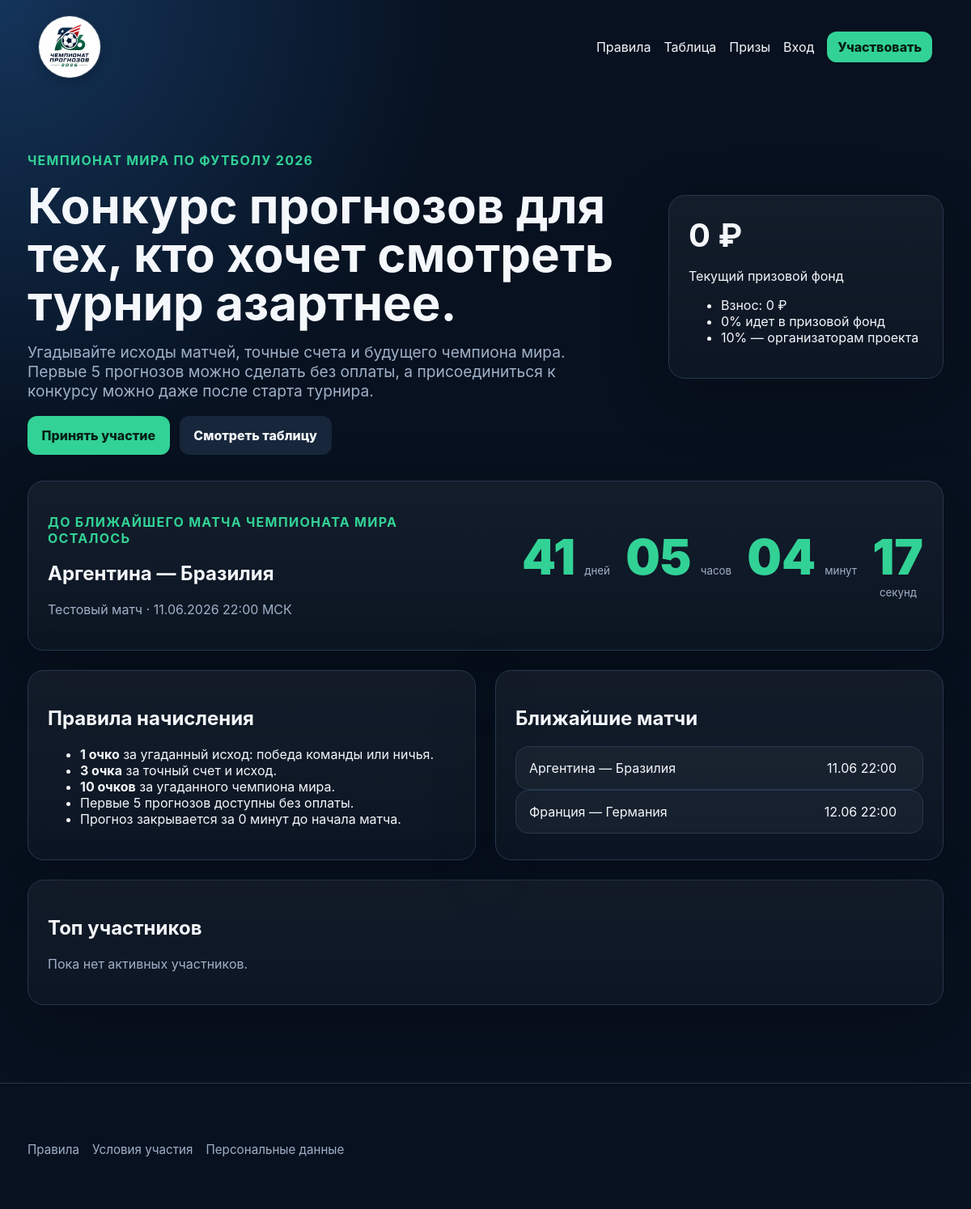
The page / on the database its author committed.
### tables this page shows
CREATE TABLE matches (
    id INT UNSIGNED AUTO_INCREMENT PRIMARY KEY,
    stage VARCHAR(120) NOT NULL,
    home_team_id INT UNSIGNED NOT NULL,
    away_team_id INT UNSIGNED NOT NULL,
    starts_at DATETIME NOT NULL,
    home_score TINYINT UNSIGNED NULL,
    away_score TINYINT UNSIGNED NULL,
    status ENUM('scheduled', 'live', 'finished') NOT NULL DEFAULT 'scheduled',
    created_at DATETIME NOT NULL,
    updated_at DATETIME NOT NULL,
    INDEX matches_starts_at_idx (starts_at),
    CONSTRAINT matches_home_team_fk FOREIGN KEY (home_team_id) REFERENCES teams(id),
    CONSTRAINT matches_away_team_fk FOREIGN KEY (away_team_id) REFERENCES teams(id)
);

CREATE TABLE teams (
    id INT UNSIGNED AUTO_INCREMENT PRIMARY KEY,
    name VARCHAR(120) NOT NULL UNIQUE,
    code VARCHAR(12) NULL UNIQUE,
    created_at DATETIME NOT NULL,
    updated_at DATETIME NOT NULL
);

### app/bootstrap.php (called while the page is built, shortened)
<?php
$config = require dirname(__DIR__) . '/config/config.php';
date_default_timezone_set($config['app']['timezone']);
function config(?string $key = null, $default = null)
{
    global $config;
    $value = $config;
    foreach (explode('.', $key) as $part) {
        if (!is_array($value) || !array_key_exists($part, $value)) {
            return $default;
        }
        $value = $value[$part];
    }
    return $value;
}
function db(): PDO
{
    static $pdo = null;
    if ($pdo instanceof PDO) {
        return $pdo;
    }
    $db = config('db');
    $dsn = sprintf(
        'mysql:host=%s;dbname=%s;charset=%s',
        $db['host'],
        $db['database'],
        $db['charset']
    );
    $pdo = new PDO($dsn, $db['username'], $db['password'], [
        PDO::ATTR_ERRMODE => PDO::ERRMODE_EXCEPTION,
        PDO::ATTR_DEFAULT_FETCH_MODE => PDO::FETCH_ASSOC,
        PDO::ATTR_EMULATE_PREPARES => false,
    ]);
    return $pdo;
}
function h(?string $value): string
{
    return htmlspecialchars((string) $value, ENT_QUOTES | ENT_SUBSTITUTE, 'UTF-8');
}
function path(): string
{
    $path = parse_url($_SERVER['REQUEST_URI'] ?? '/', PHP_URL_PATH) ?: '/';
    $scriptDir = rtrim(str_replace('\\', '/', dirname($_SERVER['SCRIPT_NAME'] ?? '')), '/');
    return '/' . trim($path, '/');
}
function request_method(): string
{
    return strtoupper($_SERVER['REQUEST_METHOD'] ?? 'GET');
}
function view(string $template, array $data = []): void
{
    require dirname(__DIR__) . '/views/partials/layout.php';
}
function current_user(): ?array
{
    if (empty($_SESSION['user_id'])) {
        return null;
    }
    $stmt = db()->prepare('SELECT * FROM users WHERE id = ? LIMIT 1');
    $stmt->execute([$_SESSION['user_id']]);
    $user = $stmt->fetch() ?: null;
    return $user;
}

### app/domain.php (called while the page is built, shortened)
<?php
function upcoming_matches(): array
{
    $stmt = db()->query(
        "SELECT m.*, ht.name AS home_team, at.name AS away_team
         FROM matches m
         JOIN teams ht ON ht.id = m.home_team_id
         JOIN teams at ON at.id = m.away_team_id
         ORDER BY m.starts_at ASC"
    );
    return $stmt->fetchAll();
}

### views/home.php (the view, shortened to what this page needs)
<section class="hero">
    <div>
        <p class="eyebrow">Чемпионат мира по футболу 2026</p>
        <h1>Конкурс прогнозов для тех, кто хочет смотреть турнир азартнее.</h1>
        <p class="lead">
            Угадывайте исходы матчей, точные счета и будущего чемпиона мира.
            Первые <?= (int) config('app.free_prediction_limit', 5) ?> прогнозов можно сделать без оплаты,
            а присоединиться к конкурсу можно даже после старта турнира.
        </p>
        <div class="actions">
            <a class="button" href="/register">Принять участие</a>
            <a class="button secondary" href="/leaderboard">Смотреть таблицу</a>
        </div>
    </div>
    <div class="card hero-card">
        <h2><?= number_format($prizePool, 0, ',', ' ') ?> ₽</h2>
        <p>Текущий призовой фонд</p>
        <ul>
            <li>Взнос: <?= (int) config('app.entry_fee_rub') ?> ₽</li>
            <li><?= (int) config('app.prize_pool_percent') ?>% идет в призовой фонд</li>
            <li>10% — организаторам проекта</li>
        </ul>
    </div>
</section>
<?php if ($nextMatch): ?>
    <section class="card countdown-card">
        <div>
            <p class="eyebrow">До ближайшего матча чемпионата мира осталось</p>
            <h2><?= h($nextMatch['home_team']) ?> — <?= h($nextMatch['away_team']) ?></h2>
            <p class="muted">
                <?= h($nextMatch['stage']) ?> · <?= h(date('d.m.Y H:i', strtotime($nextMatch['starts_at']))) ?> МСК
            </p>
        </div>
        <div
            class="countdown"
            data-countdown-target="<?= h(date('c', strtotime($nextMatch['starts_at']))) ?>"
        >
            <span data-days>0</span><small>дней</small>
            <span data-hours>00</span><small>часов</small>
            <span data-minutes>00</span><small>минут</small>
            <span data-seconds>00</span><small>секунд</small>
        </div>
    </section>
<?php endif; ?>
<section class="grid two">
    <div class="card">
        <h2>Правила начисления</h2>
        <ul class="rules">
            <li><strong>1 очко</strong> за угаданный исход: победа команды или ничья.</li>
            <li><strong>3 очка</strong> за точный счет и исход.</li>
            <li><strong>10 очков</strong> за угаданного чемпиона мира.</li>
            <li>Первые <?= (int) config('app.free_prediction_limit', 5) ?> прогнозов доступны без оплаты.</li>
            <li>Прогноз закрывается за <?= (int) config('app.prediction_lock_minutes') ?> минут до начала матча.</li>
        </ul>
    </div>
    <div class="card">
        <h2>Ближайшие матчи</h2>
        <?php if (!$matches): ?>
            <p class="muted">Расписание появится после загрузки матчей админом.</p>
        <?php else: ?>
            <div class="match-list">
                <?php foreach ($matches as $match): ?>
                    <a class="match-row" href="/match?id=<?= (int) $match['id'] ?>">
                        <span><?= h($match['home_team']) ?> — <?= h($match['away_team']) ?></span>
                        <time><?= h(date('d.m H:i', strtotime($match['starts_at']))) ?></time>
                    </a>
                <?php endforeach; ?>
            </div>
        <?php endif; ?>
    </div>
</section>
<section class="card">
    <h2>Топ участников</h2>
    <?php if (!$leaders): ?>
        <p class="muted">Пока нет активных участников.</p>
    <?php endif; ?>
</section>

### public/index.php (shortened to what this page needs)
<?php
require dirname(__DIR__) . '/app/bootstrap.php';
$path = path();
$method = request_method();
try {
    if ($method === 'GET' && $path === '/') {
        $nextMatchStmt = db()->query(
            "SELECT m.*, ht.name AS home_team, at.name AS away_team
             FROM matches m
             JOIN teams ht ON ht.id = m.home_team_id
             JOIN teams at ON at.id = m.away_team_id
             WHERE m.starts_at > NOW()
             ORDER BY m.starts_at ASC
             LIMIT 1"
        );
        view('home', [
            'matches' => array_slice(upcoming_matches(), 0, 8),
            'leaders' => array_slice(leaderboard(), 0, 10),
            'prizePool' => prize_pool(),
            'nextMatch' => $nextMatchStmt->fetch() ?: null,
        ]);
        return;
    }
} catch (PDOException $e) {
    http_response_code(500);
    view('errors/500', ['message' => $e->getMessage()]);
}

### views/partials/layout.php (shortened to what this page needs)
<?php $user = current_user(); ?>
<!doctype html>
<html lang="ru">
<head>
    <link rel="stylesheet" href="/assets/styles.css">
</head>
<body>
    <header class="site-header">
        <a class="brand" href="/" title="<?= h(config('app.name')) ?>">
            <img class="brand-logo" src="/assets/logo.png" alt="<?= h(config('app.name')) ?>" decoding="async">
        </a>
        <nav>
            <a href="/rules">Правила</a>
            <a href="/leaderboard">Таблица</a>
            <a href="/prizes">Призы</a>
            <?php if ($user): ?>
                <?php if (($user['role'] ?? '') !== 'admin'): ?>
                    <a href="/mini-leagues">Мини-лиги</a>
                <?php endif; ?>
                <a href="<?= ($user['role'] ?? '') === 'admin' ? '/admin' : '/dashboard' ?>">Кабинет</a>
                <form action="/logout" method="post" class="inline-form">
                    <?= csrf_field() ?>
                    <button type="submit" class="link-button">Выйти</button>
                </form>
            <?php else: ?>
                <a href="/login">Вход</a>
                <a href="/register" class="button small">Участвовать</a>
            <?php endif; ?>
        </nav>
    </header>
    <main class="container">
        <?php require $viewFile; ?>
    </main>
    <footer class="site-footer">
        <div class="container">
            <div class="footer-links">
                <a href="/rules">Правила</a>
                <a href="/terms">Условия участия</a>
                <a href="/privacy">Персональные данные</a>
            </div>
        </div>
    </footer>
</body>
</html>

### public/assets/styles.css (style rules this page uses)
:root { --bg: #07111f; --panel: #111d2d; --panel-soft: #17263a; --text: #f4f7fb; --muted: #9fb0c7; --accent: #32d296; --accent-dark: #1ba673; --danger: #e85d75; --border: #26384f; }
* { box-sizing: border-box; }
body { margin: 0; background: radial-gradient(circle at top left, #14345a 0, var(--bg) 36rem); color: var(--text); font-family: Inter, system-ui, -apple-system, BlinkMacSystemFont, "Segoe UI", sans-serif; }
a { color: inherit; text-decoration: none; }
.site-header { align-items: center; display: flex; justify-content: space-between; padding: 1.25rem clamp(1rem, 4vw, 4rem); }
.brand { align-items: center; display: inline-flex; flex-shrink: 0; font-weight: 800; }
.brand-logo { aspect-ratio: 1; border-radius: 50%; box-shadow: 0 0 0 1px rgba(255, 255, 255, .14), 0 4px 14px rgba(0, 0, 0, .25); display: block; height: clamp(3.25rem, 10vw, 4.75rem); object-fit: cover; width: clamp(3.25rem, 10vw, 4.75rem); }
nav { align-items: center; display: flex; gap: 1rem; }
.site-footer { border-top: 1px solid var(--border); margin-top: 3rem; padding: 2rem 0 2.5rem; }
.footer-links { display: flex; flex-wrap: wrap; gap: 1rem; margin-top: 1rem; }
.footer-links a { color: var(--muted); font-size: .95rem; }
.container { margin: 0 auto; max-width: 1180px; padding: 1.5rem; }
.hero, .page-heading { align-items: center; display: flex; gap: 2rem; justify-content: space-between; margin: 2rem 0; }
.hero h1, .page-heading h1 { font-size: clamp(2rem, 5vw, 4.5rem); line-height: 1; margin: .25rem 0 1rem; }
.lead { color: var(--muted); font-size: 1.2rem; max-width: 680px; }
.eyebrow { color: var(--accent); font-weight: 700; letter-spacing: .08em; text-transform: uppercase; }
.card { background: linear-gradient(180deg, rgba(255,255,255,.05), rgba(255,255,255,.02)); border: 1px solid var(--border); border-radius: 1.25rem; box-shadow: 0 24px 80px rgba(0,0,0,.24); margin-bottom: 1.5rem; padding: 1.5rem; }
.hero-card { min-width: min(340px, 100%); }
.hero-card h2 { font-size: 2.5rem; margin: 0; }
.countdown-card { align-items: center; display: flex; gap: 1.5rem; justify-content: space-between; }
.countdown { align-items: baseline; display: flex; flex-wrap: wrap; gap: .4rem .7rem; justify-content: flex-end; }
.countdown span { color: var(--accent); font-size: clamp(2rem, 5vw, 4rem); font-weight: 900; line-height: 1; }
.countdown small { color: var(--muted); margin-right: .5rem; }
.grid { display: grid; gap: 1.5rem; }
.grid.two { grid-template-columns: repeat(2, minmax(0, 1fr)); }
.button, button { background: var(--accent); border: 0; border-radius: .75rem; color: #062016; cursor: pointer; display: inline-flex; font-weight: 800; justify-content: center; padding: .85rem 1.1rem; }
.button.secondary { background: var(--panel-soft); color: var(--text); }
.button.small, button.small { padding: .55rem .8rem; }
.actions, .table-actions, .inline-form, .result-form, .champion-form, .delete-team-form { align-items: center; display: flex; gap: .75rem; }
.muted { color: var(--muted); }
.match-list, #champion-pick { scroll-margin-top: 6rem; }
.match-row, .prediction-row, .mini-league-card { align-items: center; background: rgba(255,255,255,.04); border: 1px solid var(--border); border-radius: 1rem; display: grid; gap: 1rem; grid-template-columns: 1fr auto auto; padding: 1rem; scroll-margin-top: 6rem; }

### rows shown on the page
matches: home_team.name "Аргентина", away_team.name "Бразилия", stage "Тестовый матч", starts_at "11.06.2026 22:00", starts_at "11.06 22:00"
matches: home_team.name "Франция", away_team.name "Германия", starts_at "12.06 22:00"

### other values the page prints
config('app.free_prediction_limit', 5) "5"
$prizePool "0"
config('app.entry_fee_rub') "0"
config('app.prize_pool_percent') "0"
config('app.prediction_lock_minutes') "0"
